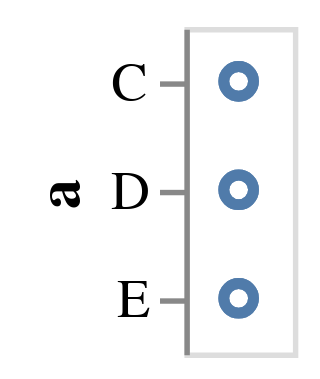

Notebook code cell kept with this figure:
### Markdown cell above
인코딩은 지정된 컬럼을 시각화 속성에 매핑하는 것이다. 자주 사용되는 속성은 다음과 같다.  

- X: x-axis value
- Y: y-axis value
- Color: color of the mark
- Opacity: transparency/opacity of the mark
- Shape: shape of the mark
- Size: size of the mark
- Row: row within a grid of facet plots
- Column: column within a grid of facet plots

### Code cell
chart = alt.Chart(data).mark_point().encode(y='a')
chart

### Figure 1 — Vega-Lite specification as saved in the notebook (floating-point values rounded to 4 significant figures)
{"config": {"view": {"continuousWidth": 300, "continuousHeight": 300}}, "data": {"name": "data-347f1284ea3247c0f55cb966abbdd2d8"}, "mark": {"type": "point"}, "encoding": {"y": {"field": "a", "type": "nominal"}}, "$schema": "https://vega.github.io/schema/vega-lite/v5.8.0.json", "datasets": {"data-347f1284ea3247c0f55cb966abbdd2d8": [{"a": "C", "b": 2}, {"a": "C", "b": 7}, {"a": "C", "b": 4}, {"a": "D", "b": 1}, {"a": "D", "b": 2}, {"a": "D", "b": 6}, {"a": "E", "b": 8}, {"a": "E", "b": 4}, {"a": "E", "b": 7}]}}
